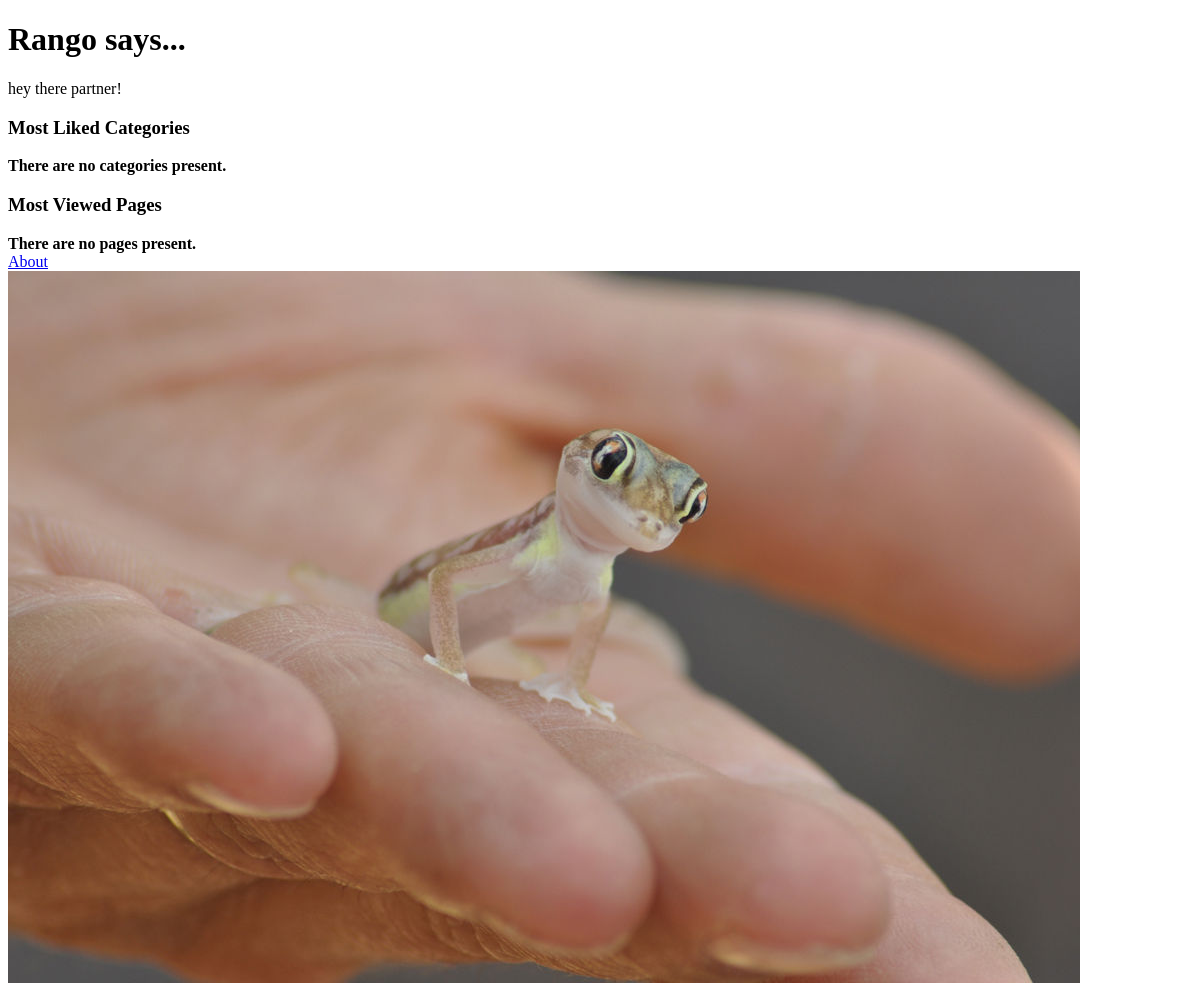
The app's page /, older data.
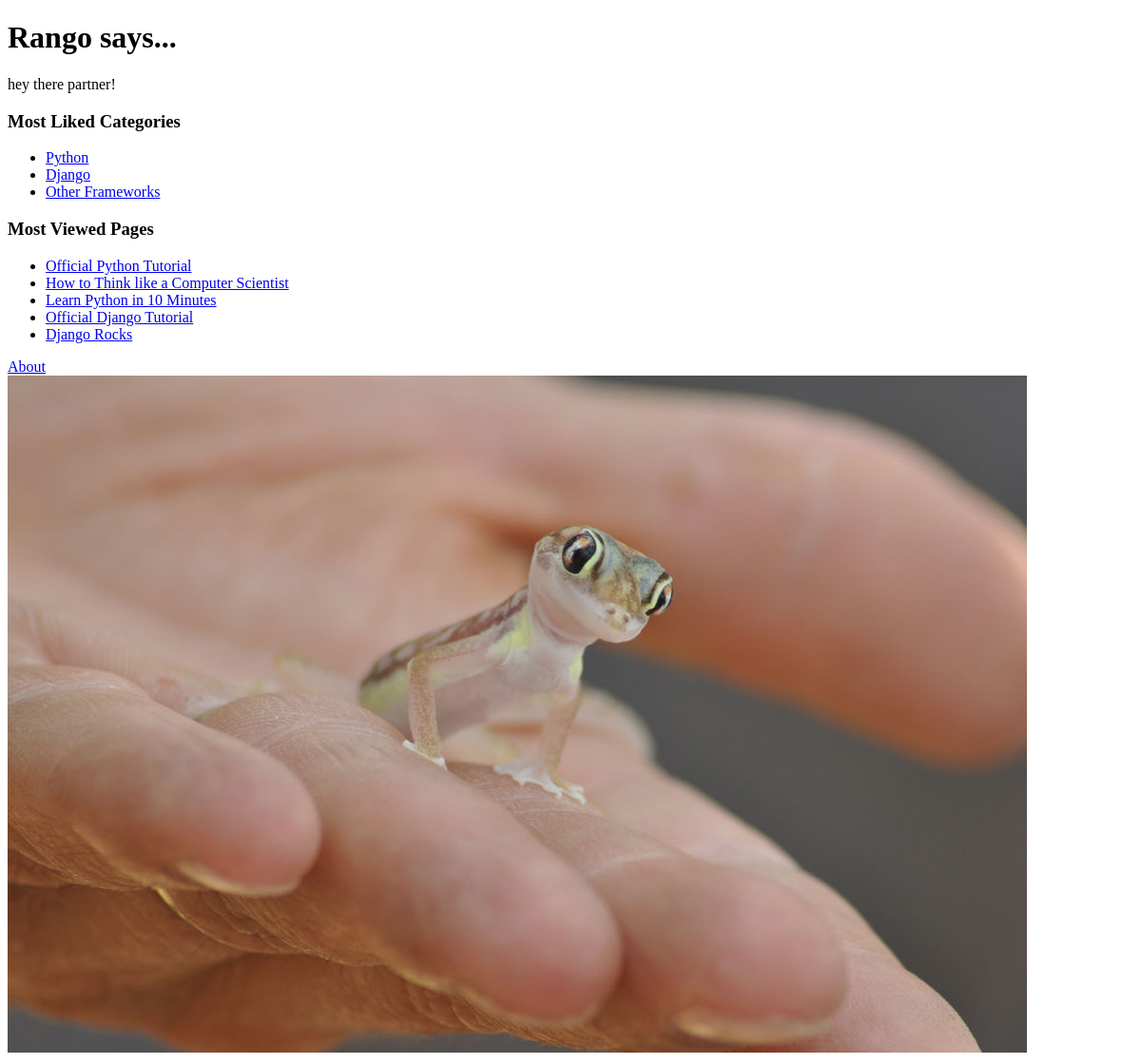
The same page, newer data.
### rango/models.py (models this page shows, shortened)
class Category(models.Model):
    name = models.CharField(max_length=128, unique=True)
    views = models.IntegerField(default=0)
    likes = models.IntegerField(default=0)
    slug = models.SlugField(unique=True)
    class Meta:
        verbose_name_plural = 'Categories'

class Page(models.Model):
    category = models.ForeignKey(Category)
    title = models.CharField(max_length=128)
    url = models.URLField()
    views = models.IntegerField(default=0)

### rango/views.py (the view)
# urls.py: url(r'^$',views.index,name='index'),
def index(request):
    category_list = Category.objects.order_by('-likes')[:5]
    page_list = Page.objects.order_by('-views')[:5]
    context_dict = {'categories': category_list, 'pages': page_list}
    return render(request, 'rango/index.html', context_dict)

### templates/rango/index.html (shortened to what this page needs)
<!DOCTYPE html>
{% load staticfiles %}
<html>
<head>
</head>
<body>
	<h1>Rango says...</h1>
	<div>hey there partner!</div>
<h3> Most Liked Categories </h3>
<div>
{% if categories %}
<ul>
	{% for category in categories %}
		<li>
		<a href="/rango/category/{{ category.slug }}">{{ category.name }}</a>
		</li>
	{% endfor %}
</ul>
{% else %}
	<strong>There are no categories present.</strong>
{% endif %}
<h3> Most Viewed Pages </h3>
{% if pages %}
<ul>
	{% for page in pages %}
		<li>
		<a href="{{ page.url }}">{{ page.title }}</a>
		</li>
	{% endfor %}
</ul>
{% else %}
	<strong>There are no pages present.</strong>
{% endif %}
<div>
	<a href="/rango/about/">About</a><br />
	<img src="{% static "images/rango.jpg" %}"
	alt ="Picture of Rango" />
</div>
</body>
</html>

Row changes from the older to the newer data that the page shows:
added Category: name "Python"
added Category: name "Django"
added Category: name "Other Frameworks"
added Page: title "Official Python Tutorial"
added Page: title "How to Think like a Computer Scientist"
added Page: title "Learn Python in 10 Minutes"
added Page: title "Official Django Tutorial"
added Page: title "Django Rocks"
Text that changed along with them:
text no longer shown: "There are no categories present. There are no pages present."
